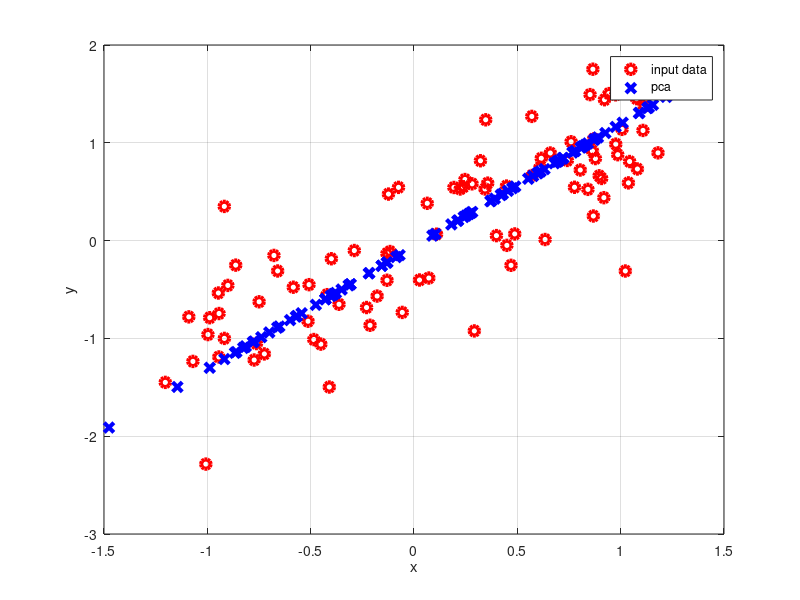
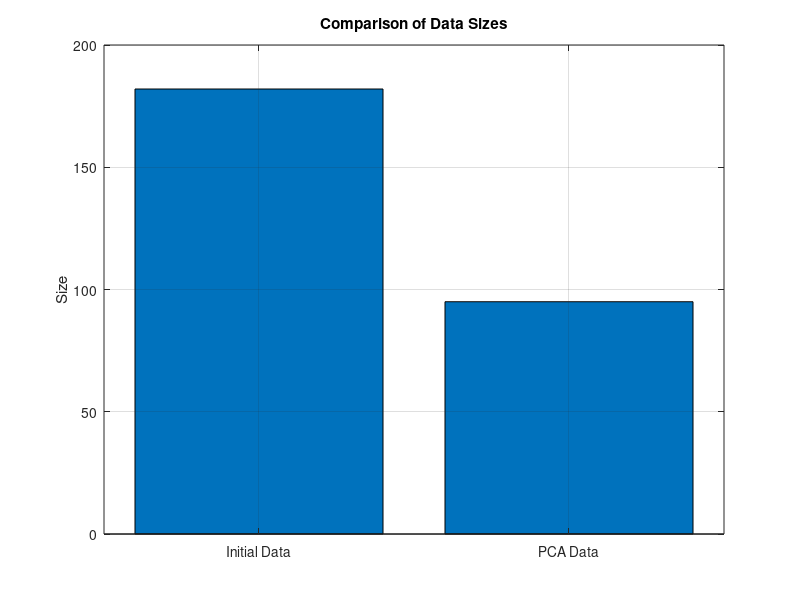

The MATLAB script that drew these images, in order:
clear all
close all
clc
range = 1:0.1:10;
x1 = sin(range)' + 0.1 * randn(length(range), 1);
x2 = sin(range)' + 0.5 * randn(length(range), 1);
data = [x1, x2];
[coeff, score, latent, tsquared, explained, mu] = pca(data, "NumComponents", 1);
data_pca = score * coeff' + mu;
figure(1)
plot(data(:, 1), data(:, 2), 'or', 'MarkerSize', 7, 'LineWidth', 3');
grid;
hold on;
plot(data_pca(:, 1), data_pca(:, 2), 'xb', 'MarkerSize', 7, 'LineWidth', 3');
xlabel('x');
ylabel('y');
legend('input data', 'pca');

clc
disp('size of initial data:')
s_init = size(data, 1) * size(data, 2)
disp('size of PCA data:')
s1 = size(score, 1) * size(score, 2);
s2 = size(coeff, 1) * size(coeff, 2);
s3 = size(mu, 1) * size(mu, 2);
s_PCA = s1 + s2 + s3

figure(2)
bar([1, 2], [s_init, s_PCA]);
set(gca, 'xticklabel', {'Initial Data', 'PCA Data'});
ylabel('Size');
title('Comparison of Data Sizes');
grid on;
